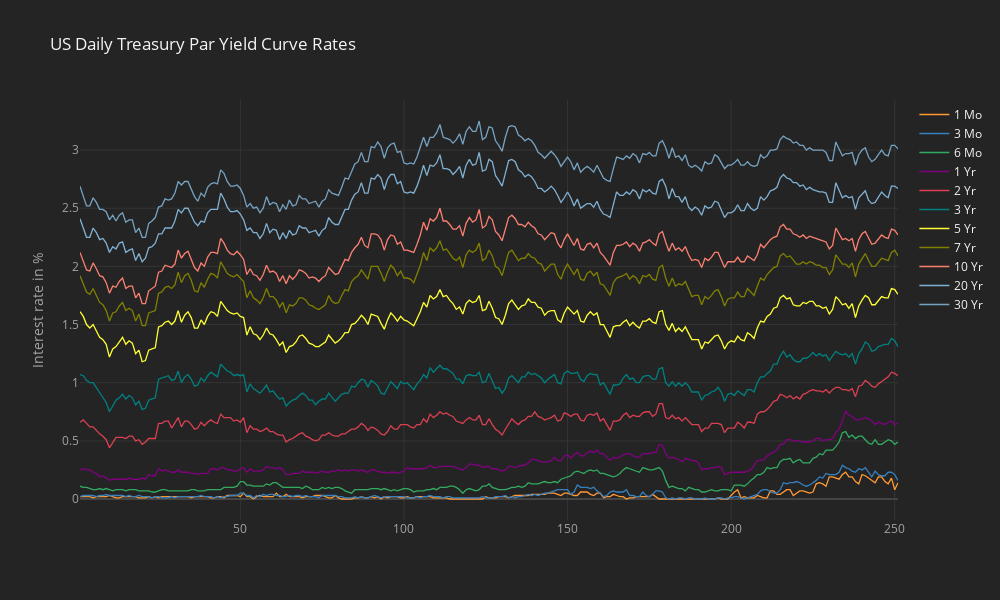

Write notebook code for a chart like this one.
### Code cell
# Plotting the yield curves

df.iplot(title='US Daily Treasury Par Yield Curve Rates',yTitle='Interest rate in %')

### Figure 1 — Plotly figure (JSON) as saved in the notebook; plotly's stock layout.template omitted (floating-point values rounded to 4 significant figures; data arrays with more than 128 entries replaced by an {"elided": "..."} marker saying what was removed)
{"data": [{"line": {"color": "rgba(255, 153, 51, 1.0)", "dash": "solid", "shape": "linear", "width": 1.3}, "mode": "lines", "name": "1 Mo", "text": "", "type": "scatter", "x": {"elided": "251 int values"}, "y": {"elided": "251 float values"}}, {"line": {"color": "rgba(55, 128, 191, 1.0)", "dash": "solid", "shape": "linear", "width": 1.3}, "mode": "lines", "name": "3 Mo", "text": "", "type": "scatter", "x": {"elided": "251 int values"}, "y": {"elided": "251 float values"}}, {"line": {"color": "rgba(50, 171, 96, 1.0)", "dash": "solid", "shape": "linear", "width": 1.3}, "mode": "lines", "name": "6 Mo", "text": "", "type": "scatter", "x": {"elided": "251 int values"}, "y": {"elided": "251 float values"}}, {"line": {"color": "rgba(128, 0, 128, 1.0)", "dash": "solid", "shape": "linear", "width": 1.3}, "mode": "lines", "name": "1 Yr", "text": "", "type": "scatter", "x": {"elided": "251 int values"}, "y": {"elided": "251 float values"}}, {"line": {"color": "rgba(219, 64, 82, 1.0)", "dash": "solid", "shape": "linear", "width": 1.3}, "mode": "lines", "name": "2 Yr", "text": "", "type": "scatter", "x": {"elided": "251 int values"}, "y": {"elided": "251 float values"}}, {"line": {"color": "rgba(0, 128, 128, 1.0)", "dash": "solid", "shape": "linear", "width": 1.3}, "mode": "lines", "name": "3 Yr", "text": "", "type": "scatter", "x": {"elided": "251 int values"}, "y": {"elided": "251 float values"}}, {"line": {"color": "rgba(255, 255, 51, 1.0)", "dash": "solid", "shape": "linear", "width": 1.3}, "mode": "lines", "name": "5 Yr", "text": "", "type": "scatter", "x": {"elided": "251 int values"}, "y": {"elided": "251 float values"}}, {"line": {"color": "rgba(128, 128, 0, 1.0)", "dash": "solid", "shape": "linear", "width": 1.3}, "mode": "lines", "name": "7 Yr", "text": "", "type": "scatter", "x": {"elided": "251 int values"}, "y": {"elided": "251 float values"}}, {"line": {"color": "rgba(251, 128, 114, 1.0)", "dash": "solid", "shape": "linear", "width": 1.3}, "mode": "lines", "name": "10 Yr", "text": "", "type": "scatter", "x": {"elided": "251 int values"}, "y": {"elided": "251 float values"}}, {"line": {"color": "rgba(128, 177, 211, 1.0)", "dash": "solid", "shape": "linear", "width": 1.3}, "mode": "lines", "name": "20 Yr", "text": "", "type": "scatter", "x": {"elided": "251 int values"}, "y": {"elided": "251 float values"}}, {"line": {"color": "rgba(128, 177, 211, 0.8999999999999999)", "dash": "solid", "shape": "linear", "width": 1.3}, "mode": "lines", "name": "30 Yr", "text": "", "type": "scatter", "x": {"elided": "251 int values"}, "y": {"elided": "251 float values"}}], "layout": {"height": 600, "legend": {"bgcolor": "#242424", "font": {"color": "#F4F4F4"}}, "paper_bgcolor": "#242424", "plot_bgcolor": "#242424", "title": {"font": {"color": "#F4F4F4"}, "text": "US Daily Treasury Par Yield Curve Rates"}, "width": 1000, "xaxis": {"gridcolor": "#343434", "showgrid": true, "tickfont": {"color": "#A4A4A4"}, "title": {"font": {"color": "#A4A4A4"}, "text": ""}, "zerolinecolor": "#444444"}, "yaxis": {"gridcolor": "#343434", "showgrid": true, "tickfont": {"color": "#A4A4A4"}, "title": {"font": {"color": "#A4A4A4"}, "text": "Interest rate in %"}, "zerolinecolor": "#444444"}}}
